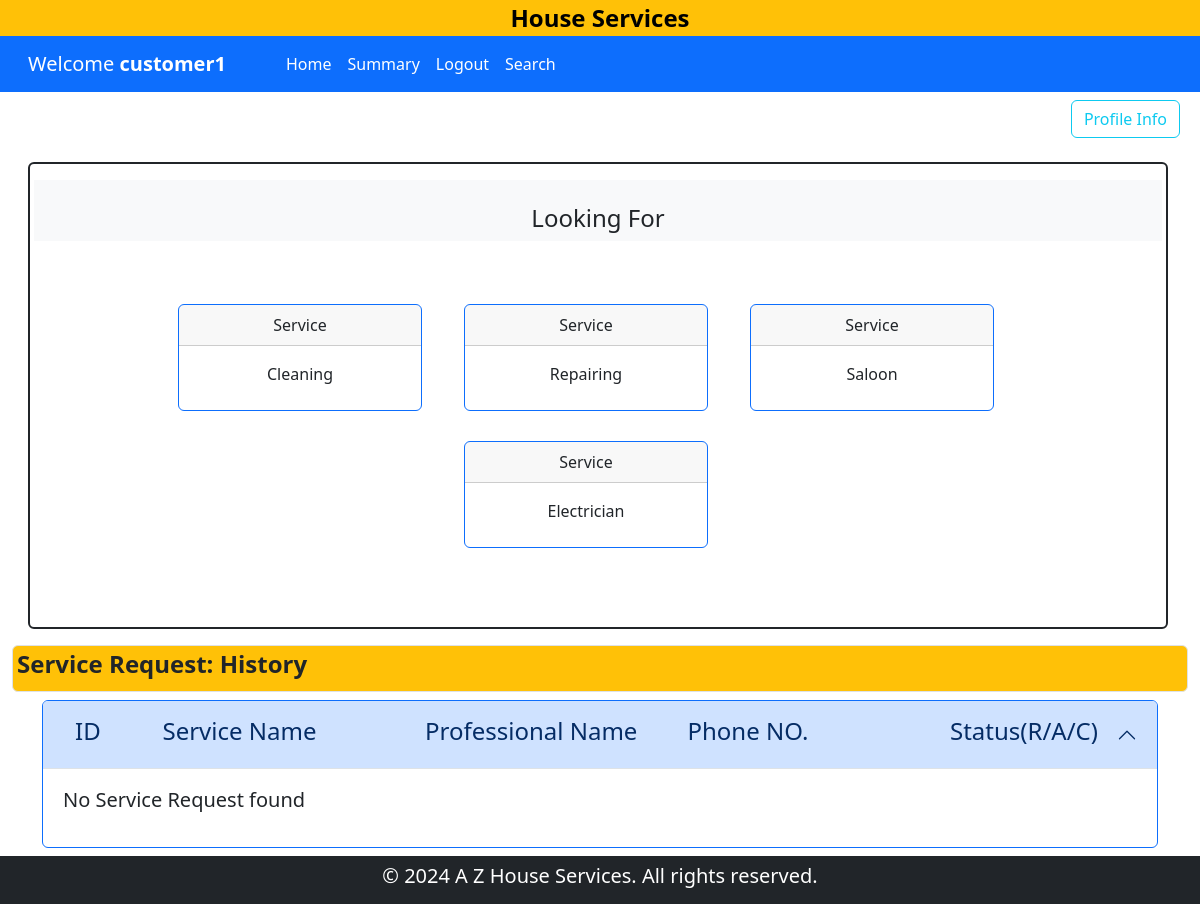
Page /customer_dashboard/customer1 on the earlier database version.
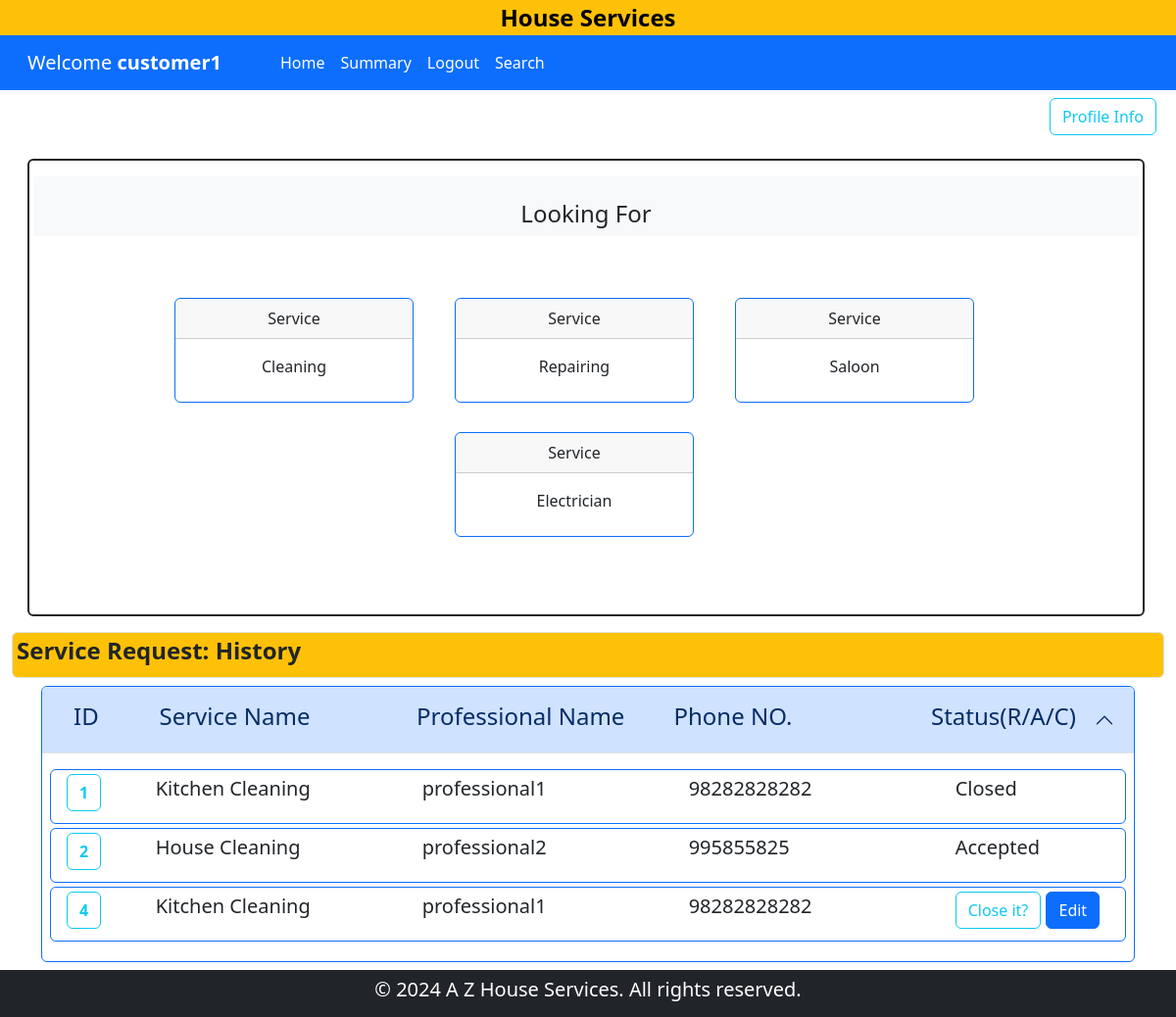
Same page on the later database version.
### backened/modals.py (models this page shows)
class ServiceRequest(db.Model):
    __tablename__ = "service_request"
    id = db.Column(db.Integer, primary_key=True)
    service_id = db.Column(db.Integer, db.ForeignKey("service.id"), nullable=False)
    customer_id = db.Column(db.Integer, db.ForeignKey("customer.id"), nullable=False)
    professional_id = db.Column(db.Integer, db.ForeignKey("professional.id"), nullable=False)
    date_of_request = db.Column(db.DateTime, default=datetime.now,nullable=False)
    date_of_completion = db.Column(db.DateTime, nullable=True)
    service_status = db.Column(db.String(50), nullable=False, default="requested")
    remarks = db.Column(db.Text, nullable=True)
    reviews = db.relationship("Review", backref="service_request", lazy=True, cascade="all, delete-orphan")

class Service(db.Model):
    __tablename__ = "service"
    id = db.Column(db.Integer, primary_key=True)
    name = db.Column(db.String(120), nullable=False)
    price = db.Column(db.Float, nullable=False)
    time_required = db.Column(db.Integer, nullable=False)
    description = db.Column(db.Text,nullable = True)
    service_requests = db.relationship("ServiceRequest", backref="service", lazy=True, cascade="all, delete-orphan")

class Professional(db.Model):
    __tablename__ = "professional"
    id = db.Column(db.Integer, primary_key=True)
    email = db.Column(db.String(120), unique=True, nullable=False)
    password = db.Column(db.String(120), nullable=False)
    name = db.Column(db.String(120), nullable=False)
    phone = db.Column(db.Integer, nullable=False)
    address = db.Column(db.String(200), nullable=False)
    pincode = db.Column(db.Integer, nullable=False)
    date_created = db.Column(db.DateTime, default=datetime.now,nullable=False)
    description = db.Column(db.Text, nullable=True)
    service_type = db.Column(db.String(120), nullable=False)
    experience = db.Column(db.Integer, nullable=False)
    file_path = db.Column(db.String(255), nullable=False)
    status = db.Column(db.String(30), default="pending",nullable=False)
    service_requests = db.relationship(
        "ServiceRequest",
        backref="professional",
        lazy=True,
        cascade="all, delete-orphan",
    )

### backened/controller.py (the view)
@app.route("/customer_dashboard/<user>")
def customerDashboard(user):
    cust = Customer.query.filter_by(name=user).first()
    ser = Service.query.all()
    ser_reqs = ServiceRequest.query.filter_by(customer_id=cust.id).all()
    return render_template(
        "customer_dashboard.html", customer=cust, services=ser, ser_reqs=ser_reqs
    )

### templates/customer_dashboard.html (shortened to what the changed rows need)
{% extends 'layout.html' %}
{% block content %}
{% if customer.status == 'Blocked' %}
    <div class="container text-center h3 lead m-4">You have been Blocked</div>
{% else %}
{% block search_customer %}
    <div class="container-fluid">
        <div class="container">
            <div class="accordion" id="Service-request">
                <div class="accordion-item border border-primary mb-2">
                  <h2 class="accordion-header">
                    <button class="accordion-button" type="button" data-bs-toggle="collapse" data-bs-target="#service-request-collapse" aria-expanded="true" aria-controls="service-request-collapse">
                      <div class="container row">
                        <h4 class="col-1">ID</h4>
                        <h4 class="col-3">Service Name</h4>
                        <h4 class="col-3">Professional Name</h4>
                        <h4 class="col-3">Phone NO.</h4>
                        <h4 class="col-2">Status(R/A/C)</h4>
                      </div>
                    </button>
                  </h2>
                  <div id="service-request-collapse" class="accordion-collapse collapse show" data-bs-parent="#Service-request">
                    <div class="accordion-body">
                        {% if not ser_reqs %}
                            <div class="col">
                                <p class="lead">No Service Request found</p>
                            </div>
                        {% else %}
                            {% for ser_req in ser_reqs %}
                                <div class="conatiner row border border-primary p-1 lead rounded mb-1">
                                    <div class="col-1">
                                        <a href="{{ url_for('service_request_detail',user = 'customer',uid=customer.id,rid=ser_req.id) }}" class=" fw-bold btn btn-outline-info">{{ ser_req.id }}</a>
                                    </div>
                                    <div class="col-3">
                                        <p >{{ ser_req.service.name }}</p>
                                    </div>
                                    <div class="col-3">
                                        <p >{{ ser_req.professional.name }}</p>
                                    </div>
                                    <div class="col-3">
                                        <p >{{ ser_req.professional.phone }}</p>
                                    </div>
                                    {% if ser_req.service_status == 'requested' %}
                                    <div class="col-2">
                                        <a href="{{ url_for('request_review',uid = customer.id,rid=ser_req.id) }}" class="btn btn-outline-info">Close it?</a>
                                        <a href="{{ url_for('update_request', user_id=customer.id,request_id = ser_req.id ) }}" class="btn btn-primary">Edit</a>
                                    </div>
                                    {% elif ser_req.service_status == 'rejected' %}
                                    <div class="col-2">
                                        <p class="text-danger fs-6">{{ ser_req.service_status|title }}</p>
                                        <a href="{{ url_for('delete_request',rid = ser_req.id,uname=customer.name) }}" class="btn btn-danger">Delete</a>
                                    </div>
                                    {% else %}
                                    <div class="col-2">
                                        <p >{{ ser_req.service_status|title }}</p>
                                    </div>
                                    {% endif %}
                                </div>
                            {% endfor %}
                        {% endif %}
                    </div>
                  </div>
                </div>
              </div>
        </div>
    </div>
{% endblock search_customer %}
{% endif %}
{% endblock content %}

Differences in the rows shown:
added ServiceRequest: id "1", service.name "Kitchen Cleaning", professional.name "professional1", professional.phone "98282828282", service_status "Closed"
added ServiceRequest: id "2", service.name "House Cleaning", professional.name "professional2", professional.phone "995855825", service_status "Accepted"
added ServiceRequest: id "4", service.name "Kitchen Cleaning", professional.name "professional1", professional.phone "98282828282"
Other differences:
text no longer shown: "No Service Request found"
